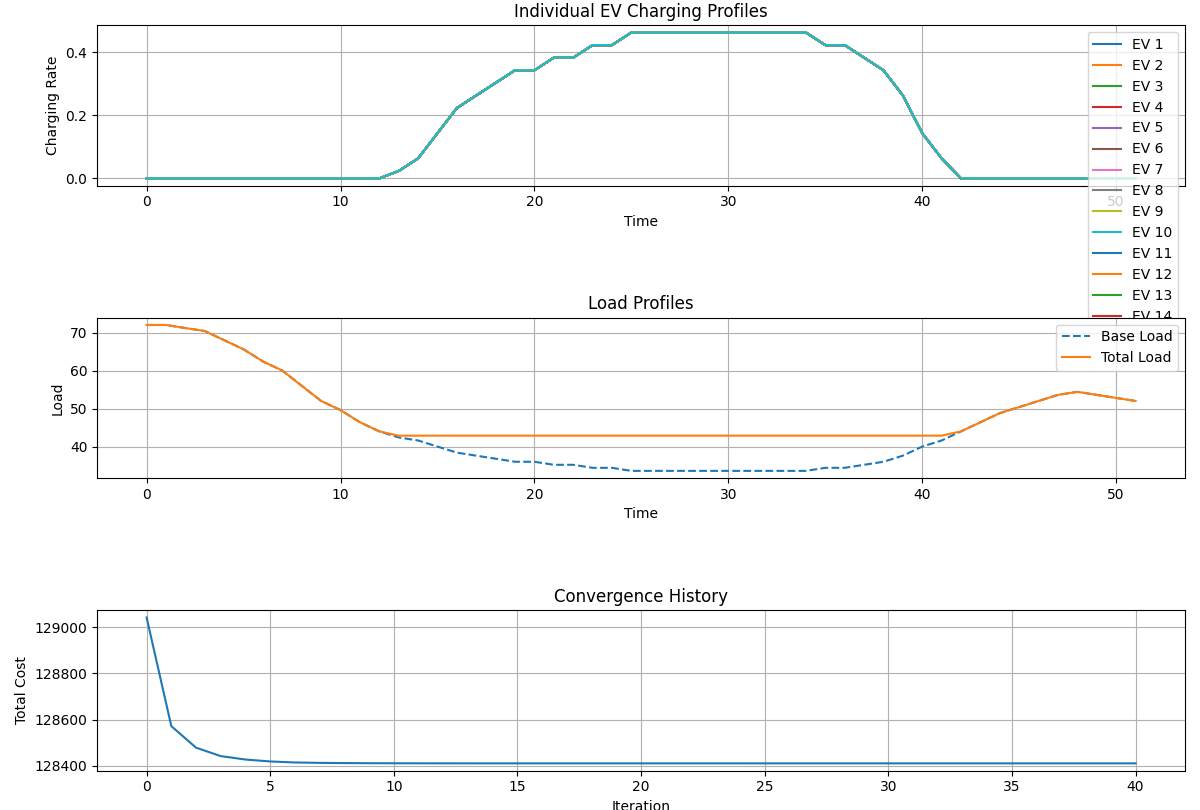

This figure's Python source:
import numpy as np
import cvxpy as cp
from typing import List, Tuple, Callable
import matplotlib.pyplot as plt

class OptimalDecentralizedCharging:
    def __init__(
        self,
        T: int,  # Scheduling horizon
        N: int,  # Number of EVs
        D: np.ndarray,  # Base load profile
        beta: float,  # Lipschitz constant
        r_min: float = 0,  # Minimum charging rate
        r_max: float = 3.3,  # Maximum charging rate
        E_target: np.ndarray = None,  # Target energy for each EV
        max_iterations: int = 100,
        tolerance: float = 1e-6
    ):
        self.T = T
        self.N = N
        self.D = D
        self.beta = beta
        self.r_min = r_min
        self.r_max = r_max
        self.max_iterations = max_iterations
        self.tolerance = tolerance
        
        # Energy requirements for each EV (if not provided, set a default)
        if E_target is None:
            self.E_target = np.ones(N) * 10.0 # 30% of max possible charge
        else:
            self.E_target = E_target
            
        # Pick gamma parameter satisfying 0 < gamma < 1/(N*beta)
        self.gamma = 0.5 / (N * beta)
        
    def utility_prime(self, x: float) -> float:
        """
        Derivative of utility function U(x)
        Using U(x) = 0.5 * x^2  where:
        - x is the total load (base + EV charging)
        """
        a = 1
        return a * x
    
    def calculate_control_signal(self, D_t: float, r_sum_t: float) -> float:
        """Calculate control signal p^k(t) using equation (7)"""
        total_load = D_t + r_sum_t
        return self.gamma * self.utility_prime(total_load)
    
    def solve_ev_optimization(
        self,
        p_k: np.ndarray,
        r_k: np.ndarray,
        n: int,
        feasible_set_constraints: List[Tuple[float, float]]
    ) -> np.ndarray:
        """Solve the optimization problem for each EV (equation 8)"""
        T = len(p_k)
        r_next = cp.Variable(T)
        
        # Objective function: <p^k, r_n> + (1/2)||r_n - r_n^k||^2
        objective = cp.Minimize(
            p_k @ r_next + 0.5 * cp.sum_squares(r_next - r_k)
        )
        
        # Constraints
        constraints = []
        
        # Charging rate constraints
        for t in range(T):
            min_rate, max_rate = feasible_set_constraints[t]
            constraints.extend([
                r_next[t] >= min_rate,
                r_next[t] <= max_rate
            ])
        
        # Total energy constraint: must meet target energy requirement
        constraints.append(cp.sum(r_next) == self.E_target[n])
        
        # Solve the problem
        problem = cp.Problem(objective, constraints)
        try:
            problem.solve()
            if problem.status == 'optimal':
                return r_next.value
            else:
                return r_k  # Return previous solution if optimization fails
        except:
            return r_k
    
    def run(self) -> np.ndarray:
        """Run the optimal decentralized charging algorithm"""
        # Initialize charging profiles
        r = np.zeros((self.N, self.T))
        
        # Initialize with feasible solutions
        for n in range(self.N):
            # Simple initialization: spread required energy evenly across time slots
            r[n, :] = self.E_target[n] / self.T
            
        convergence_history = []
        
        for iteration in range(self.max_iterations):
            r_prev = r.copy()
            
            # Step ii: Calculate control signal
            p_k = np.zeros(self.T)
            for t in range(self.T):
                r_sum_t = np.sum(r[:, t])
                p_k[t] = self.calculate_control_signal(self.D[t], r_sum_t)
            
            # Step iii: Each EV calculates new charging profile
            for n in range(self.N):
                feasible_set = [(self.r_min, self.r_max) for _ in range(self.T)]
                r[n] = self.solve_ev_optimization(
                    p_k,
                    r_prev[n],
                    n,
                    feasible_set
                )
            
            # Calculate total load for convergence history
            total_load = self.D + np.sum(r, axis=0)
            convergence_history.append(np.sum(total_load ** 2))
            
            # Check convergence
            if np.max(np.abs(r - r_prev)) < self.tolerance:
                print(f"Converged after {iteration + 1} iterations")
                break
                
        self.plot_results(r, convergence_history)
        return r
    
    def plot_results(self, r: np.ndarray, convergence_history: List[float]):
        """Plot the results of the optimization"""
        fig, (ax1, ax2, ax3) = plt.subplots(3, 1, figsize=(12, 12))
        
        # Plot 1: Individual EV charging profiles
        time = np.arange(self.T)
        for n in range(self.N):
            ax1.plot(time, r[n], label=f'EV {n+1}')
        ax1.set_title('Individual EV Charging Profiles')
        ax1.set_xlabel('Time')
        ax1.set_ylabel('Charging Rate')
        ax1.legend()
        ax1.grid(True)
        
        # Plot 2: Total load profile
        total_load = self.D + np.sum(r, axis=0)
        ax2.plot(time, self.D, label='Base Load', linestyle='--')
        ax2.plot(time, total_load, label='Total Load')
        ax2.set_title('Load Profiles')
        ax2.set_xlabel('Time')
        ax2.set_ylabel('Load')
        ax2.legend()
        ax2.grid(True)
        
        # Plot 3: Convergence history
        ax3.plot(convergence_history)
        ax3.set_title('Convergence History')
        ax3.set_xlabel('Iteration')
        ax3.set_ylabel('Total Cost')
        ax3.grid(True)
        
        plt.tight_layout()
        plt.show()

def run_example():
    # Example parameters
    T = 52  
    N = 20   # 3 EVs
    
    D = np.array([
        0.90, 0.90, 0.89, 0.88, 0.85,  # 20:00-21:00
        0.82, 0.78, 0.75, 0.70, 0.65,  # 21:00-22:00
        0.62, 0.58, 0.55, 0.53, 0.52,  # 22:00-23:00
        0.50, 0.48, 0.47, 0.46, 0.45,  # 23:00-00:00
        0.45, 0.44, 0.44, 0.43, 0.43,  # 00:00-01:00
        0.42, 0.42, 0.42, 0.42, 0.42,  # 01:00-02:00
        0.42, 0.42, 0.42, 0.42, 0.42,  # 02:00-03:00
        0.43, 0.43, 0.44, 0.45, 0.47,  # 03:00-04:00
        0.50, 0.52, 0.55, 0.58, 0.61,  # 04:00-05:00
        0.63, 0.65, 0.67, 0.68, 0.67,  # 05:00-06:00
        0.66, 0.65                      # 06:00-06:30
    ]) * 80  # Peak at noon
    beta = 2.0  # Lipschitz constant
    
    # Target energy requirements for each EV (example: different requirements)
    E_target = np.array([10.0]*N)  # kWh
    # E_target = np.random.uniform(5, 20, N) # kWh
    
    # Initialize and run the algorithm
    odc = OptimalDecentralizedCharging(
        T=T,
        N=N,
        D=D,
        beta=beta,
        E_target=E_target,
        r_max=3.3,
        r_min=0.0
    )
    
    optimal_profiles = odc.run()
    return optimal_profiles

if __name__ == "__main__":
    optimal_profiles = run_example()
